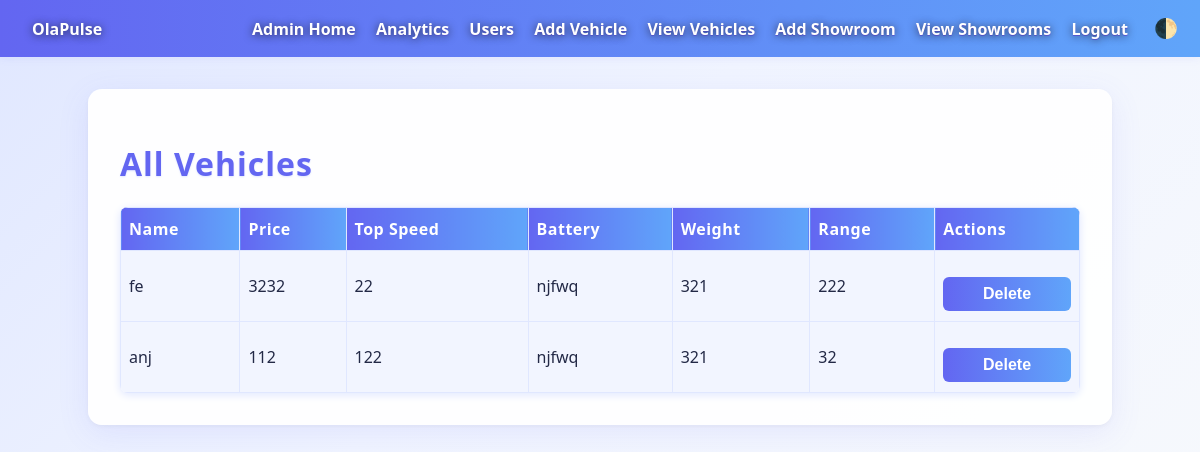
Page /admin/vehicles (signed in) on the earlier database version.
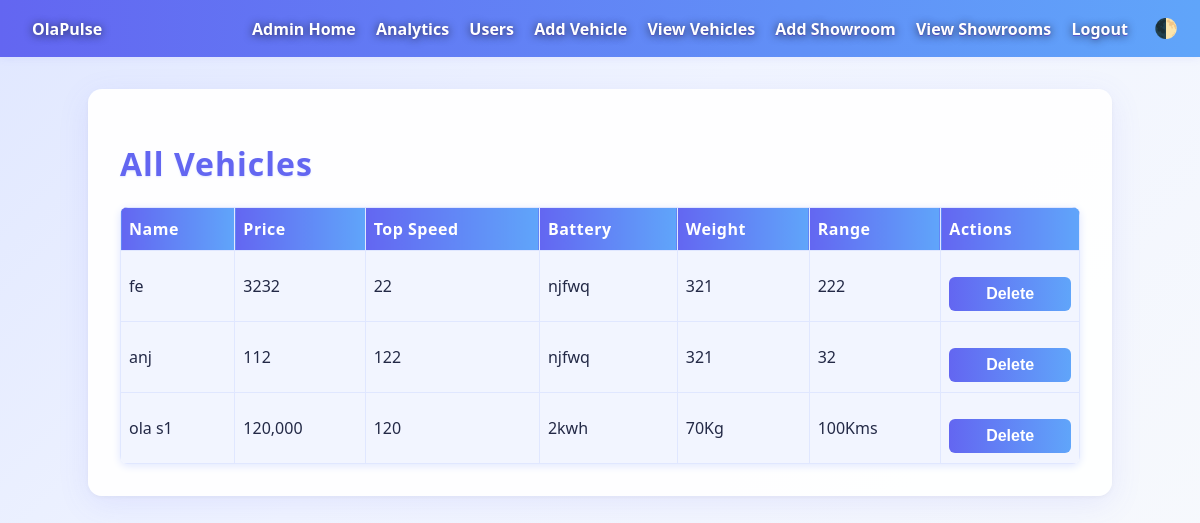
Same page on the later database version.
### codespaces_flask_main/app/models.py (models this page shows)
class Vehicle(db.Model):
    id = db.Column(db.Integer, primary_key=True)
    name = db.Column(db.String(120), nullable=False)
    price = db.Column(db.String(120), nullable=False)
    top_speed = db.Column(db.String(120), nullable=False)
    battery = db.Column(db.String(120), nullable=False)
    weight = db.Column(db.String(120), nullable=False)
    range = db.Column(db.String(120), nullable=False)
    features = db.Column(db.Text)

### codespaces_flask_main/app/routes/admin.py (the view)
@admin_bp.route('/vehicles')
@login_required
@admin_required
def view_vehicles():
    vehicles = Vehicle.query.all()
    return render_template('view_vehicles.html', vehicles=vehicles)

### codespaces_flask_main/app/routes/admin.py (called while the page is built)
def admin_required(func):
    from functools import wraps
    from flask import abort
    @wraps(func)
    def decorated_view(*args, **kwargs):
        if not current_user.is_authenticated or current_user.role != 'admin':
            return abort(403)
        return func(*args, **kwargs)
    return decorated_view

### codespaces_flask_main/app/templates/view_vehicles.html (shortened to what this page needs)
{% extends "base.html" %}
{% block content %}
<h1>All Vehicles</h1>
<table>
  <thead>
    <tr>
      <th>Name</th>
      <th>Price</th>
      <th>Top Speed</th>
      <th>Battery</th>
      <th>Weight</th>
      <th>Range</th>
      <th>Actions</th>
    </tr>
  </thead>
  <tbody>
    {% for v in vehicles %}
    <tr>
      <td>{{ v.name }}</td>
      <td>{{ v.price }}</td>
      <td>{{ v.top_speed }}</td>
      <td>{{ v.battery }}</td>
      <td>{{ v.weight }}</td>
      <td>{{ v.range }}</td>
      <td>
        <form method="post" action="{{ url_for('admin.delete_vehicle', vehicle_id=v.id) }}" style="display:inline;">
          <button type="submit" onclick="return confirm('Delete this vehicle?')">Delete</button>
        </form>
      </td>
    </tr>
    {% else %}
    <tr><td colspan="7">No vehicles found.</td></tr>
    {% endfor %}
  </tbody>
</table>
{% endblock %}

### codespaces_flask_main/app/templates/base.html (shortened to what this page needs)
<!DOCTYPE html>
<html lang="en">
<head>
</head>
<body>
  <nav>
    <div>
      <a href="{{ url_for('index') }}" style="color:inherit;text-decoration:none;">
        <strong>OlaPulse</strong>
      </a>
    </div>
    <div>
      {% if current_user.is_authenticated %}
        {% if current_user.role == 'admin' %}
          <a href="{{ url_for('admin.admin_home') }}">Admin Home</a>
          <a href="{{ url_for('admin.analytics') }}">Analytics</a>
          <a href="{{ url_for('admin.manage_users') }}">Users</a>
          <a href="{{ url_for('admin.add_vehicle') }}">Add Vehicle</a>
          <a href="{{ url_for('admin.view_vehicles') }}">View Vehicles</a>
          <a href="{{ url_for('admin.add_showroom') }}">Add Showroom</a>
          <a href="{{ url_for('admin.view_showrooms') }}">View Showrooms</a>
          <a href="{{ url_for('auth.logout') }}">Logout</a>
        {% endif %}
      {% else %}
        <a href="{{ url_for('auth.login') }}">Login</a>
        <a href="{{ url_for('auth.register') }}">Register</a>
      {% endif %}
      <button onclick="toggleDarkMode()" style="margin-left:1rem; background:none; border:none; color:white; font-size:1.2em; cursor:pointer;" title="Toggle dark mode">🌓</button>
    </div>
  </nav>
  <div class="container">
    {% block content %}{% endblock %}
  </div>
</body>
</html>

### codespaces_flask_main/app/templates/base.html (style rules this page uses)
:root { --primary: #6366f1; --secondary: #60a5fa; --accent: #fbbf24; --bg-light: #f8fafc; --bg-gradient: linear-gradient(135deg, #e0e7ff 0%, #f0f4ff 40%, #f8fafc 100%); --bg-gradient-dark: linear-gradient(135deg, #232946 0%, #313866 40%, #232946 100%); --container-bg: rgba(255,255,255,0.95); --container-bg-dark: rgba(35,41,70,0.97); --text: #232946; --text-dark: #f4f4f4; --table-bg: rgba(240,244,255,0.85); --table-bg-dark: rgba(49,54,102,0.95); --th-bg: linear-gradient(90deg, #6366f1 0%, #60a5fa 100%); --th-bg-dark: linear-gradient(90deg, #232946 0%, #6366f1 100%); --shadow: 0 8px 32px 0 rgba(99,102,241,0.10), 0 1.5px 4px 0 rgba(0,0,0,0.04); --shadow-dark: 0 8px 32px 0 rgba(35,41,70,0.25), 0 1.5px 4px 0 rgba(0,0,0,0.18); }
body { font-family: 'Segoe UI', Arial, sans-serif; margin: 0; padding: 0; min-height: 100vh; background: var(--bg-gradient); color: var(--text); animation: gradientBG 12s ease-in-out infinite alternate; transition: background 0.5s, color 0.5s; }
nav { background: linear-gradient(90deg, var(--primary) 0%, var(--secondary) 100%); color: white; padding: 1rem; display: flex; justify-content: space-between; align-items: center; box-shadow: 0 2px 8px rgba(99,102,241,0.08); animation: navFadeIn 1s; }
nav a { color: #fff; text-decoration: none; margin-left: 1rem; font-weight: bold; transition: color 0.2s, text-shadow 0.2s; text-shadow: 0 1px 8px #232946, 0 1px 0 #6366f1; }
.container { max-width: 960px; margin: 2rem auto; background: var(--container-bg); padding: 2rem; border-radius: 14px; box-shadow: var(--shadow); animation: fadeInUp 1.2s; transition: background 0.5s, box-shadow 0.5s; }
h1, h2 { color: var(--primary); letter-spacing: 1px; text-shadow: 0 1px 2px #e0e7ff; }
table { border-collapse: collapse; width: 100%; margin-top: 1rem; background: var(--table-bg); border-radius: 8px; overflow: hidden; box-shadow: 0 2px 8px #e0e7ff; animation: fadeInUp 1.2s; transition: background 0.5s; }
th, td { border: 1px solid #e0e7ff; padding: 10px 8px; text-align: left; }
th { background: var(--th-bg); color: white; font-weight: bold; letter-spacing: 0.5px; transition: background 0.5s; }
form input, form textarea, form select, form button { padding: 0.5rem; margin-top: 0.5rem; width: 100%; box-sizing: border-box; border-radius: 6px; border: 1px solid #c7d2fe; font-size: 1rem; transition: box-shadow 0.2s, border-color 0.2s; }
form button { background: linear-gradient(90deg, var(--primary) 0%, var(--secondary) 100%); color: white; border: none; cursor: pointer; font-weight: bold; margin-top: 1rem; transition: background 0.3s, transform 0.2s; }
tbody tr { animation: fadeInUp 0.8s; }

Differences in the rows shown:
added Vehicle: name "ola s1", price "120,000", top_speed "120", battery "2kwh", weight "70Kg", range "100Kms"
